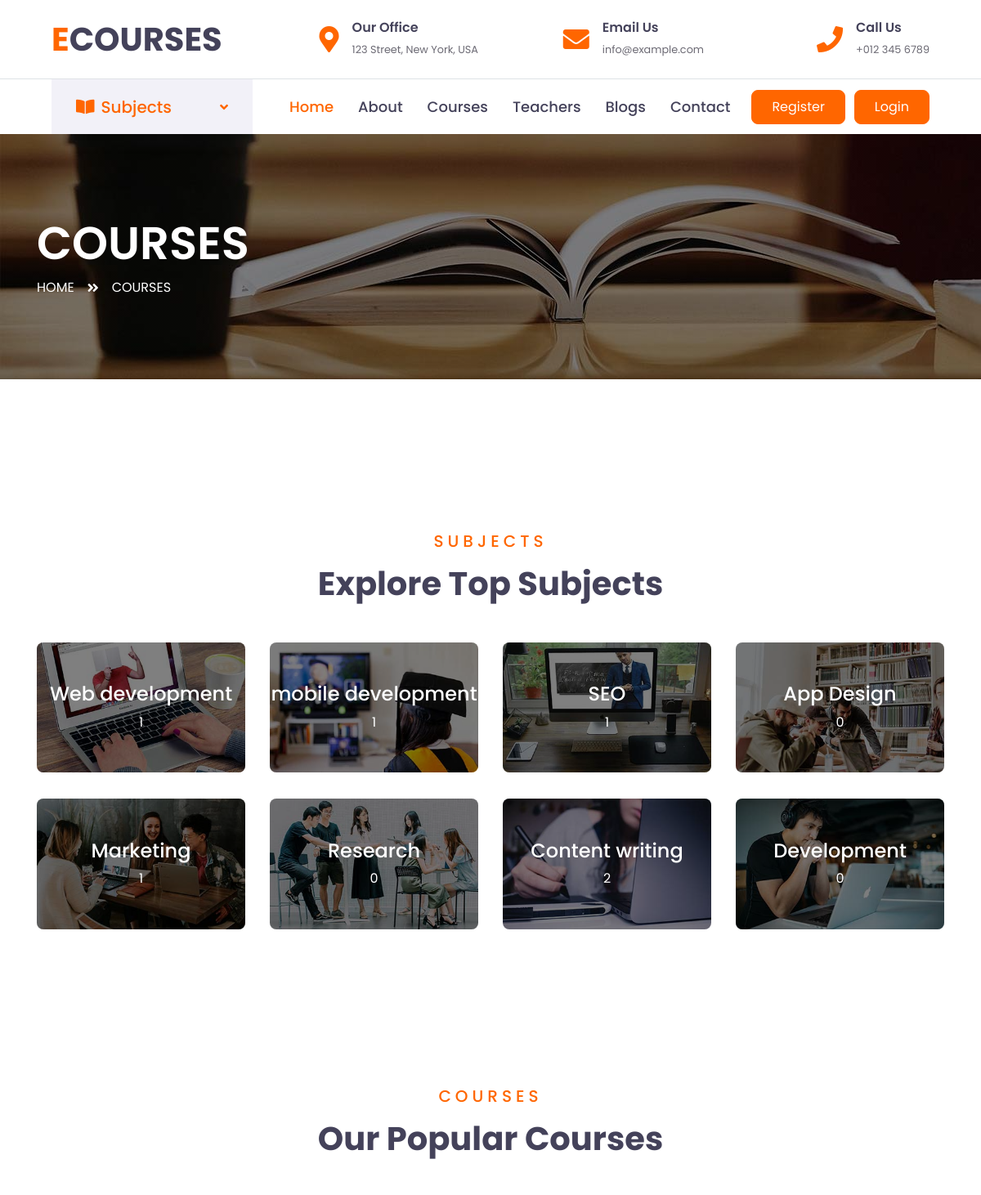
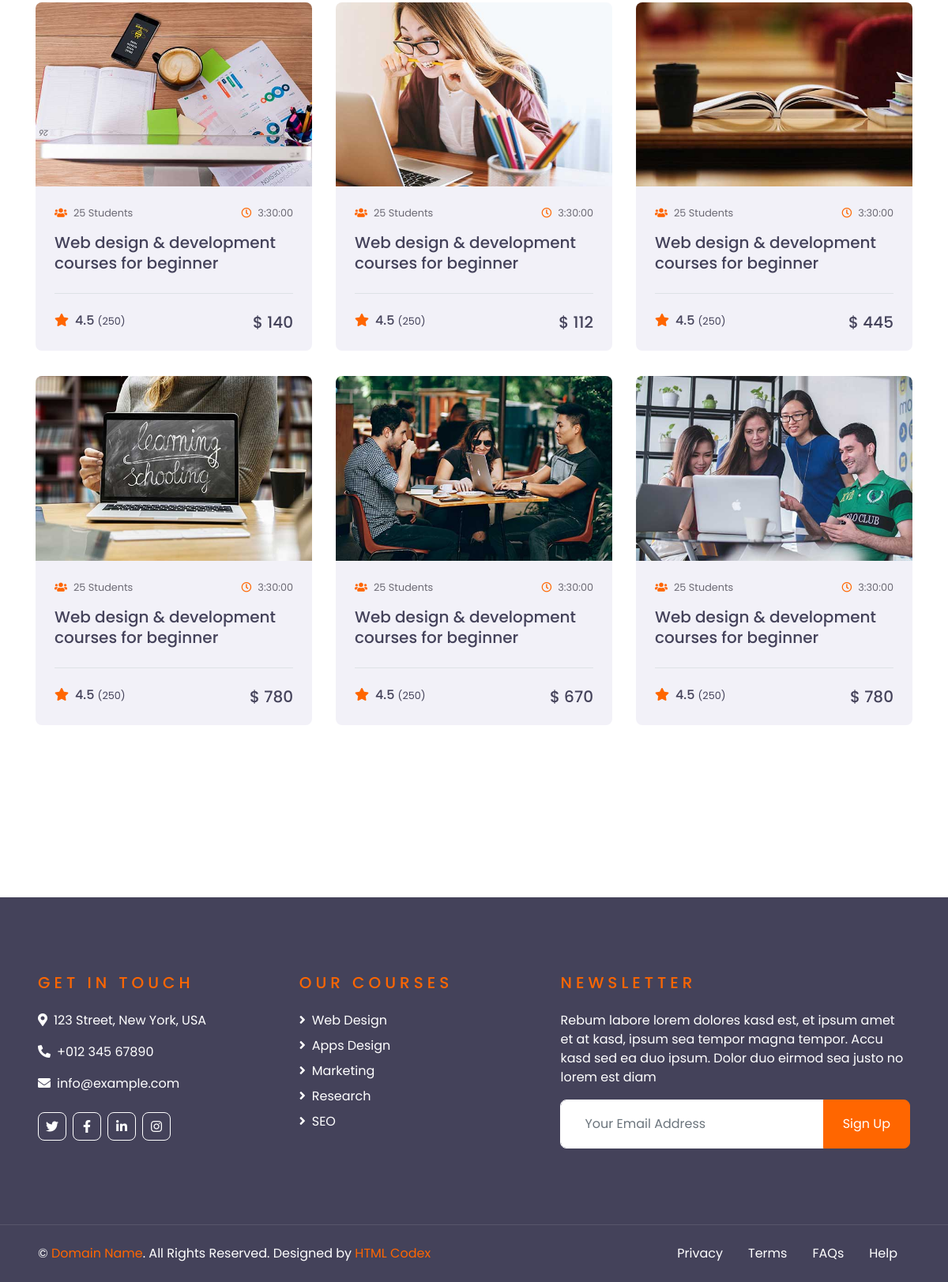
Page /courses/ on the committed database (2 pictures, top to bottom).
### home/models.py (models this page shows, shortened)
class subjects(models.Model):
    name = models.CharField(max_length=30)
    subjectImage = models.ImageField(upload_to="images/")
    class Meta:
        verbose_name = "Subjects"
        verbose_name_plural = "Subjects"

class courseOffered(models.Model):
    courseSubject = models.ForeignKey(subjects, on_delete=models.CASCADE,related_name="courseoffered")  #PROTECT
    courseImage = models.ImageField(upload_to="images/")
    courseName = models.CharField(max_length=100)
    courseDuration =  models.DurationField(default=timedelta(hours=3, minutes=30),help_text="Enter the duration of the course in hours and minutes.")
    coursePrice = models.IntegerField(help_text="Enter the price in dollars")
    class Meta:
        verbose_name = "Courses Offered"
        verbose_name_plural = "Courses Offered"

### home/views.py (the view)
# urls.py: path('courses/',views.courses,name='courses'),
def courses(request):
    all_courses = courseOffered.objects.all()
    all_subjects = subjects.objects.annotate(course_count=models.Count('courseoffered'))
    context = {"allcourses":all_courses,"allsubjects":all_subjects}
    return render(request,'course.html',context)

### templates/course.html (shortened to what this page needs)
{% extends "base.html" %}
{% load static %}
{% block body %}
    <div class="container-fluid page-header" style="margin-bottom: 90px;">
        <div class="container">
            <div class="d-flex flex-column justify-content-center" style="min-height: 300px">
                <h3 class="display-4 text-white text-uppercase">Courses</h3>
                <div class="d-inline-flex text-white">
                    <p class="m-0 text-uppercase"><a class="text-white" href="">Home</a></p>
                    <i class="fa fa-angle-double-right pt-1 px-3"></i>
                    <p class="m-0 text-uppercase">Courses</p>
                </div>
            </div>
        </div>
    </div>
    <div class="container-fluid py-5">
        <div class="container pt-5 pb-3">
            <div class="text-center mb-5">
                <h5 class="text-primary text-uppercase mb-3" style="letter-spacing: 5px;">Subjects</h5>
                <h1>Explore Top Subjects</h1>
            </div>
            <div class="row">
                {% if allsubjects %}
                {% for subject in allsubjects %}
                <div class="col-lg-3 col-md-6 mb-4">
                    <div class="cat-item position-relative overflow-hidden rounded mb-2">
                        <img class="img-fluid" src="{{subject.subjectImage.url}}" alt="{{subject.name}}">
                        <a class="cat-overlay text-white text-decoration-none" href="">
                            <h4 class="text-white font-weight-medium">{{subject.name}}</h4>
                            <span>{{subject.course_count}}</span>
                        </a>
                    </div>
                </div>
                {% endfor %}
                {% else %}
                <p> No Subjects at the moment. Please check back later. </p>
                {% endif %}
            </div>
        </div>
    </div>
    <div class="container-fluid py-5">
        <div class="container py-5">
            <div class="text-center mb-5">
                <h5 class="text-primary text-uppercase mb-3" style="letter-spacing: 5px;">Courses</h5>
                <h1>Our Popular Courses</h1>
            </div>
            <div class="row">
                {% if allcourses %}
                {% for course in allcourses %}
                <div class="col-lg-4 col-md-6 mb-4">
                    <div class="rounded overflow-hidden mb-2">
                        <img class="img-fluid" src="{{course.courseImage.url}}" alt="{{course.courseName}}">
                        <div class="bg-secondary p-4">
                            <div class="d-flex justify-content-between mb-3">
                                <small class="m-0"><i class="fa fa-users text-primary mr-2"></i>25 Students</small>
                                <small class="m-0"><i class="far fa-clock text-primary mr-2"></i>{{course.courseDuration}}</small>
                            </div>
                            <a class="h5" href="#">{{course.courseName}}</a>
                            <div class="border-top mt-4 pt-4">
                                <div class="d-flex justify-content-between">
                                    <h6 class="m-0"><i class="fa fa-star text-primary mr-2"></i>4.5 <small>(250)</small></h6>
                                    <h5 class="m-0">$ {{course.coursePrice}}</h5>
                                </div>
                            </div>
                        </div>
                    </div>
                </div>
                {% endfor %}
                {% else %}
                <p> No course at the moment </p>
                {% endif %}
            </div>
        </div>
    </div>
{% endblock body %}

### rows in the picture
subjects: subjectImage (picture), name "Web development", course_count "1"
subjects: subjectImage (picture), name "mobile development", course_count "1"
subjects: subjectImage (picture), name "SEO", course_count "1"
subjects: subjectImage (picture), name "App Design", course_count "0"
subjects: subjectImage (picture), name "Marketing", course_count "1"
subjects: subjectImage (picture), name "Research", course_count "0"
subjects: subjectImage (picture), name "Content writing", course_count "2"
subjects: subjectImage (picture), name "Development", course_count "0"
courseOffered: courseImage (picture), courseDuration "3:30:00", courseName "Web design & development courses for beginner", coursePrice "140"
courseOffered: courseImage (picture), courseDuration "3:30:00", courseName "Web design & development courses for beginner", coursePrice "112"
courseOffered: courseImage (picture), courseDuration "3:30:00", courseName "Web design & development courses for beginner", coursePrice "445"
courseOffered: courseImage (picture), courseDuration "3:30:00", courseName "Web design & development courses for beginner", coursePrice "780"
courseOffered: courseImage (picture), courseDuration "3:30:00", courseName "Web design & development courses for beginner", coursePrice "670"
courseOffered: courseImage (picture), courseDuration "3:30:00", courseName "Web design & development courses for beginner", coursePrice "780"
